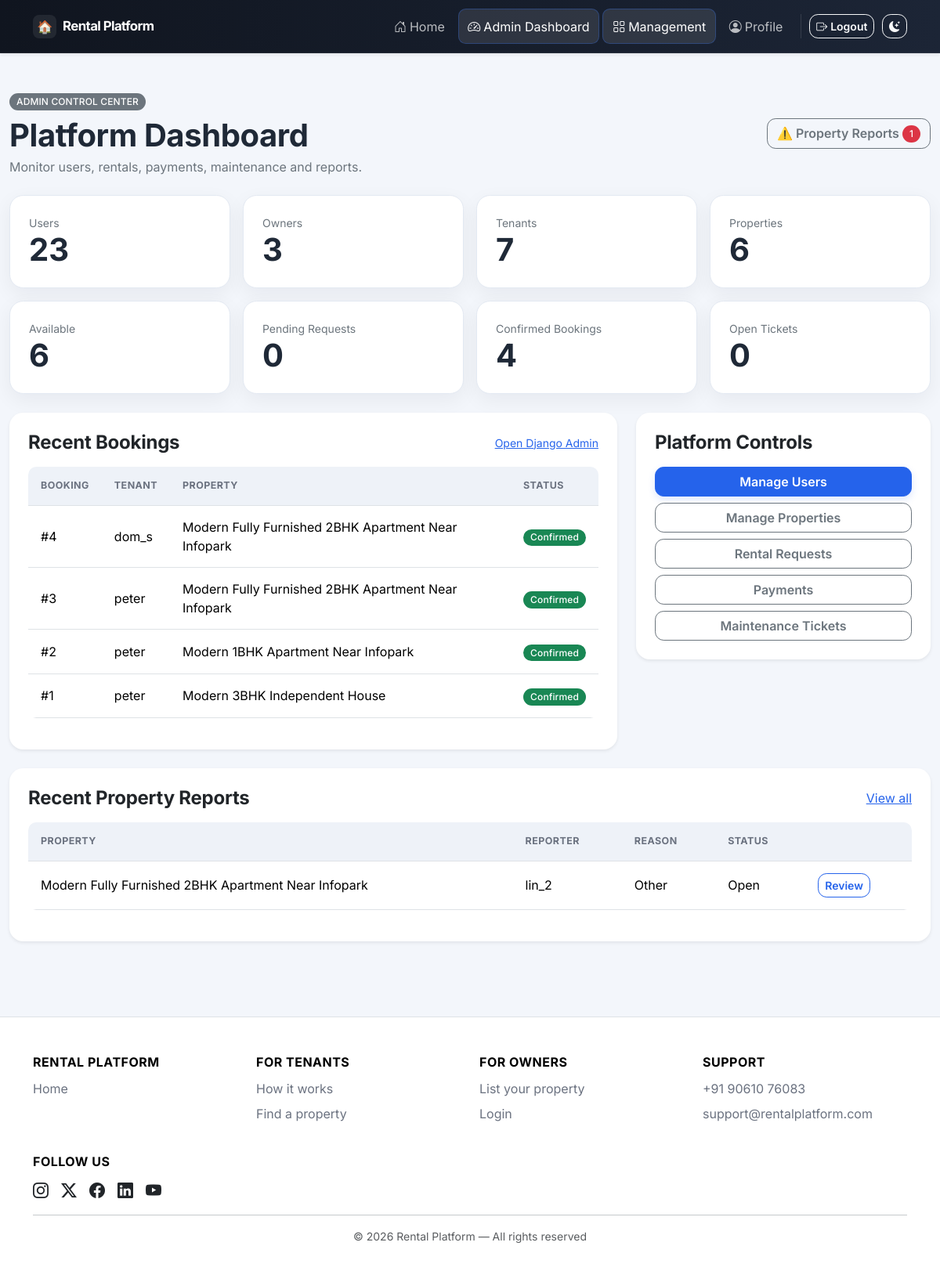
The page /admin-dashboard/ (signed in) on the database its author committed.
### bookings/models.py (models this page shows, shortened)
class Booking(models.Model):
    class Status(models.TextChoices):
        CONFIRMED = "CONFIRMED", "Confirmed"
        CANCELLED = "CANCELLED", "Cancelled"
        COMPLETED = "COMPLETED", "Completed"
    rental_request = models.OneToOneField(RentalRequest, on_delete=models.PROTECT, related_name="booking")
    tenant = models.ForeignKey(settings.AUTH_USER_MODEL, on_delete=models.CASCADE, related_name="bookings")
    property = models.ForeignKey(Property, on_delete=models.PROTECT, related_name="bookings")
    room = models.ForeignKey(Room, on_delete=models.PROTECT, null=True, blank=True, related_name="bookings")
    start_date = models.DateField()
    duration_months = models.PositiveSmallIntegerField(
        "Rental duration (months)",
        default=MIN_RENTAL_MONTHS,
        validators=[MinValueValidator(MIN_RENTAL_MONTHS), MaxValueValidator(MAX_RENTAL_MONTHS)],
    )
    status = models.CharField(max_length=12, choices=Status.choices, default=Status.CONFIRMED, db_index=True)
    created_at = models.DateTimeField(auto_now_add=True)
    updated_at = models.DateTimeField(auto_now=True)
    class Meta:
        ordering = ["-created_at"]

### accounts/models.py (models this page shows, shortened)
class User(AbstractUser):
    class Role(models.TextChoices):
        ADMIN = "ADMIN", "Admin"
        OWNER = "OWNER", "Property Owner"
        TENANT = "TENANT", "Tenant"
        TECHNICIAN = "TECHNICIAN", "Technician"
    email = models.EmailField(unique=True)
    phone = models.CharField(max_length=15, blank=True)
    profile_image = models.ImageField(upload_to="profiles/", blank=True, null=True)
    role = models.CharField(max_length=10, choices=Role.choices, default=Role.TENANT)

### properties/models.py (models this page shows, shortened)
class Property(models.Model):
    class PropertyType(models.TextChoices):
        APARTMENT = "APARTMENT", "Apartment"
        HOUSE = "HOUSE", "House"
        VILLA = "VILLA", "Villa"
        STUDIO = "STUDIO", "Studio"
        PG = "PG", "PG / Shared Accommodation"
        OFFICE = "OFFICE", "Office"
        OTHER = "OTHER", "Other"
    owner = models.ForeignKey(
        settings.AUTH_USER_MODEL,
        on_delete=models.CASCADE,
        related_name="properties",
    )
    title = models.CharField(max_length=200)
    description = models.TextField()
    property_type = models.CharField(max_length=20, choices=PropertyType.choices)
    location = models.CharField(max_length=150, db_index=True)
    address = models.TextField()
    latitude = models.DecimalField(
        max_digits=9,
        decimal_places=6,
        null=True,
        blank=True,
        validators=[MinValueValidator(-90), MaxValueValidator(90)],
    )
    longitude = models.DecimalField(
        max_digits=9,
        decimal_places=6,
        null=True,
        blank=True,
        validators=[MinValueValidator(-180), MaxValueValidator(180)],
    )
    number_of_rooms = models.PositiveIntegerField(default=1)
    rent = models.DecimalField(max_digits=12, decimal_places=2, validators=[MinValueValidator(0)])
    available = models.BooleanField(default=True, db_index=True)
    class VerificationStatus(models.TextChoices):
        PENDING = "PENDING", "Pending review"
        VERIFIED = "VERIFIED", "Verified"
        REJECTED = "REJECTED", "Needs changes"
    verification_status = models.CharField(max_length=12, choices=VerificationStatus.choices, default=VerificationStatus.PENDING, db_index=True)
    verification_note = models.CharField(max_length=300, blank=True)
    amenities = models.ManyToManyField(Amenity, blank=True, related_name="properties")
    created_at = models.DateTimeField(auto_now_add=True)
    updated_at = models.DateTimeField(auto_now=True)
    class Meta:
        ordering = ["-created_at"]

### core/models.py (models this page shows, shortened)
class PropertyReport(models.Model):
    class Status(models.TextChoices):
        OPEN = "OPEN", "Open"
        REVIEWING = "REVIEWING", "Under Review"
        RESOLVED = "RESOLVED", "Resolved"
        DISMISSED = "DISMISSED", "Dismissed"
    class Reason(models.TextChoices):
        INACCURATE = "INACCURATE", "Inaccurate Information"
        SCAM = "SCAM", "Suspected Scam"
        DUPLICATE = "DUPLICATE", "Duplicate Listing"
        UNAVAILABLE = "UNAVAILABLE", "Property Unavailable"
        INAPPROPRIATE = "INAPPROPRIATE", "Inappropriate Content"
        OTHER = "OTHER", "Other"
    property = models.ForeignKey(Property, on_delete=models.CASCADE, related_name="reports")
    reporter = models.ForeignKey(settings.AUTH_USER_MODEL, on_delete=models.CASCADE, related_name="property_reports")
    reason = models.CharField(max_length=20, choices=Reason.choices)
    description = models.TextField(validators=[MinLengthValidator(10)])
    status = models.CharField(max_length=12, choices=Status.choices, default=Status.OPEN, db_index=True)
    admin_note = models.TextField(blank=True)
    created_at = models.DateTimeField(auto_now_add=True)
    updated_at = models.DateTimeField(auto_now=True)
    class Meta:
        ordering = ["-created_at"]

### core/views.py (the view)
# urls.py: path("admin-dashboard/", views.admin_dashboard, name="admin_dashboard"),
@login_required
def admin_dashboard(request):
    if not _admin_only(request):
        messages.error(request, "Admin access is required.")
        return redirect("accounts:dashboard")
    context = {
        "total_users": User.objects.count(),
        "owners": User.objects.filter(role=User.Role.OWNER).count(),
        "tenants": User.objects.filter(role=User.Role.TENANT).count(),
        "technicians": User.objects.filter(role=User.Role.TECHNICIAN).count(),
        "properties": Property.objects.count(),
        "available_properties": Property.objects.filter(available=True).count(),
        "pending_requests": RentalRequest.objects.filter(status=RentalRequest.Status.PENDING).count(),
        "confirmed_bookings": Booking.objects.filter(status=Booking.Status.CONFIRMED).count(),
        "successful_payments": Payment.objects.filter(status=Payment.Status.SUCCESS).count(),
        "payment_total": Payment.objects.filter(status=Payment.Status.SUCCESS).aggregate(total=Sum('amount'))['total'] or 0,
        "open_tickets": MaintenanceTicket.objects.filter(status__in=[MaintenanceTicket.Status.OPEN, MaintenanceTicket.Status.ASSIGNED, MaintenanceTicket.Status.IN_PROGRESS]).count(),
        "open_reports": PropertyReport.objects.filter(status__in=[PropertyReport.Status.OPEN, PropertyReport.Status.REVIEWING]).count(),
        "recent_reports": PropertyReport.objects.select_related("property", "reporter")[:8],
        "recent_bookings": Booking.objects.select_related("tenant", "property")[:8],
        "stats": [("Users", User.objects.count()), ("Owners", User.objects.filter(role=User.Role.OWNER).count()), ("Tenants", User.objects.filter(role=User.Role.TENANT).count()), ("Properties", Property.objects.count()), ("Available", Property.objects.filter(available=True).count()), ("Pending Requests", RentalRequest.objects.filter(status=RentalRequest.Status.PENDING).count()), ("Confirmed Bookings", Booking.objects.filter(status=Booking.Status.CONFIRMED).count()), ("Open Tickets", MaintenanceTicket.objects.filter(status__in=[MaintenanceTicket.Status.OPEN, MaintenanceTicket.Status.ASSIGNED, MaintenanceTicket.Status.IN_PROGRESS]).count())],
    }
    return render(request, "core/admin_dashboard.html", context)

### core/views.py (called while the page is built)
def _admin_only(request):
    return request.user.is_authenticated and (request.user.is_superuser or request.user.role == User.Role.ADMIN)

### templates/core/admin_dashboard.html (shortened to what this page needs)
{% extends "base.html" %}
{% block content %}
<div class="container py-5">
  <div class="d-flex flex-wrap justify-content-between align-items-center mb-4 gap-3">
    <div><span class="badge text-bg-secondary">ADMIN CONTROL CENTER</span><h1 class="fw-bold mt-2 mb-1">Platform Dashboard</h1><p class="text-secondary mb-0">Monitor users, rentals, payments, maintenance and reports.</p></div>
    <a class="btn btn-outline-secondary" href="{% url 'core:admin_reports' %}">⚠️ Property Reports{% if open_reports %} <span class="badge text-bg-danger">{{ open_reports }}</span>{% endif %}</a>
  </div>
  <div class="row g-3 mb-4">
    {% for label,value in stats %}<div class="col-6 col-lg-3"><div class="stat-card h-100"><div class="text-secondary small">{{ label }}</div><div class="display-6 fw-bold">{{ value }}</div></div></div>{% endfor %}
  </div>
  <div class="row g-4">
    <div class="col-lg-8"><div class="card border-0 shadow-sm"><div class="card-body p-4"><div class="d-flex justify-content-between align-items-center mb-3"><h4 class="fw-bold mb-0">Recent Bookings</h4><a href="/admin/bookings/booking/" class="small">Open Django Admin</a></div><div class="table-responsive"><table class="table align-middle"><thead><tr><th>Booking</th><th>Tenant</th><th>Property</th><th>Status</th></tr></thead><tbody>{% for booking in recent_bookings %}<tr><td>#{{ booking.pk }}</td><td>{{ booking.tenant.username }}</td><td>{{ booking.property.title }}</td><td><span class="badge text-bg-success">{{ booking.get_status_display }}</span></td></tr>{% empty %}<tr><td colspan="4" class="text-secondary">No bookings yet.</td></tr>{% endfor %}</tbody></table></div></div></div></div>
    <div class="col-lg-4"><div class="card border-0 shadow-sm"><div class="card-body p-4"><h4 class="fw-bold">Platform Controls</h4><div class="d-grid gap-2 mt-3"><a class="btn btn-primary" href="{% url 'core:admin_users' %}">Manage Users</a><a class="btn btn-outline-secondary" href="{% url 'core:admin_properties' %}">Manage Properties</a><a class="btn btn-outline-secondary" href="{% url 'core:admin_rental_requests' %}">Rental Requests</a><a class="btn btn-outline-secondary" href="{% url 'core:admin_payments' %}">Payments</a><a class="btn btn-outline-secondary" href="{% url 'core:admin_maintenance' %}">Maintenance Tickets</a></div></div></div></div>
  </div>
  <div class="card border-0 shadow-sm mt-4"><div class="card-body p-4"><div class="d-flex justify-content-between align-items-center mb-3"><h4 class="fw-bold mb-0">Recent Property Reports</h4><a href="{% url 'core:admin_reports' %}">View all</a></div><div class="table-responsive"><table class="table align-middle"><thead><tr><th>Property</th><th>Reporter</th><th>Reason</th><th>Status</th><th></th></tr></thead><tbody>{% for report in recent_reports %}<tr><td>{{ report.property.title }}</td><td>{{ report.reporter.username }}</td><td>{{ report.get_reason_display }}</td><td>{{ report.get_status_display }}</td><td><a class="btn btn-sm btn-outline-primary" href="{% url 'core:admin_report_update' report.pk %}">Review</a></td></tr>{% empty %}<tr><td colspan="5" class="text-secondary">No property reports.</td></tr>{% endfor %}</tbody></table></div></div></div>
</div>
{% endblock %}

### static/css/style.css (style rules this page uses)
:root { --brand-primary: #2f6feb; --brand-primary-dark: #244fb0; --brand-accent: #10b981; --brand-warning: #f59e0b; --brand-danger: #ef4444; --brand-bg: #f6f8fb; --brand-card-border: #e7ebf1; --brand-text: #1f2937; --brand-text-muted: #6b7280; --brand-surface: #ffffff; --brand-surface-alt: #eef2f8; --brand-hero-start: #eaf1ff; --brand-hero-middle: #f5faff; --brand-hero-end: #ffffff; --radius-lg: 1rem; --radius-md: 0.65rem; --shadow-soft: 0 4px 16px rgba(17, 24, 39, 0.06); --shadow-hover: 0 10px 24px rgba(17, 24, 39, 0.12); }
body { min-height: 100vh; background-color: var(--brand-bg); color: var(--brand-text); font-family: "Inter", -apple-system, BlinkMacSystemFont, "Segoe UI", Roboto, sans-serif; }
h1, h2, h3, h4, h5, h6 { font-family: "Inter", -apple-system, BlinkMacSystemFont, "Segoe UI", Roboto, sans-serif; letter-spacing: -0.01em; }
.btn { border-radius: var(--radius-md); font-weight: 500; transition: transform 0.12s ease, box-shadow 0.12s ease, background-color 0.12s ease, border-color 0.12s ease; }
.btn-primary { background-color: var(--brand-primary); border-color: var(--brand-primary); }
.btn-outline-primary { color: var(--brand-primary); border-color: var(--brand-primary); }
.btn-outline-secondary, .btn-outline-danger, .btn-outline-light { font-weight: 500; }
.card { border-radius: var(--radius-lg); border: 1px solid var(--brand-card-border); box-shadow: var(--shadow-soft); transition: box-shadow 0.15s ease, transform 0.15s ease; }
.stat-card, .dashboard-card { height: 100%; padding: 1.5rem; background: var(--brand-surface); border: 1px solid var(--brand-card-border); border-radius: var(--radius-lg); box-shadow: var(--shadow-soft); }
.table { border-radius: var(--radius-md); overflow: hidden; }
.table td { vertical-align: middle; }
.table thead { --bs-table-bg: var(--brand-surface-alt); }
.badge { border-radius: 999px; font-weight: 500; padding: 0.4em 0.75em; }
main a:not(.btn):not(.nav-link):not(.navbar-brand):not(.dashboard-card) { color: var(--brand-primary); }
:root { --brand-primary: #2563eb; --brand-primary-dark: #1d4ed8; --brand-accent: #0f9f8f; --brand-bg: #f3f6fb; --brand-card-border: #e3e9f2; --radius-lg: 1.1rem; --shadow-soft: 0 8px 26px rgba(15, 23, 42, .055); --shadow-hover: 0 16px 34px rgba(15, 23, 42, .11); }
main > .container { max-width: 1240px; }
.card, .workflow-card, .hero-panel, .empty-state-card { border-radius: var(--radius-lg) !important; }
.card { border: 1px solid var(--brand-card-border); box-shadow: var(--shadow-soft); }
.btn { border-radius: .7rem; font-weight: 600; transition: transform .16s ease, box-shadow .16s ease, background .16s ease; }
.btn-primary { box-shadow: 0 4px 10px rgba(37, 99, 235, .15); }
.table thead th { background: var(--brand-surface-alt); color: var(--brand-text-muted); font-size: .78rem; font-weight: 700; letter-spacing: .035em; text-transform: uppercase; white-space: nowrap; }
.table > :not(caption) > * > * { padding: .95rem 1rem; }
.badge { letter-spacing: .01em; }

### rows shown on the page
Booking: pk "4", tenant.username "dom_s", property "Modern Fully Furnished 2BHK Apartment Near Infopark", status "Confirmed"
Booking: pk "3", tenant.username "peter", property "Modern Fully Furnished 2BHK Apartment Near Infopark", status "Confirmed"
Booking: pk "2", tenant.username "peter", property "Modern 1BHK Apartment Near Infopark", status "Confirmed"
Booking: pk "1", tenant.username "peter", property "Modern 3BHK Independent House", status "Confirmed"
PropertyReport: property "Modern Fully Furnished 2BHK Apartment Near Infopark", reporter.username "lin_2", reason "Other", status "Open"

### other values the page prints
{{ open_reports }} "1"
{{ label }} "Users" "Owners" "Tenants" "Properties" "Available" "Pending Requests" "Confirmed Bookings" "Open Tickets"
{{ value }} "23" "3" "7" "6" "6" "0" "4" "0"
